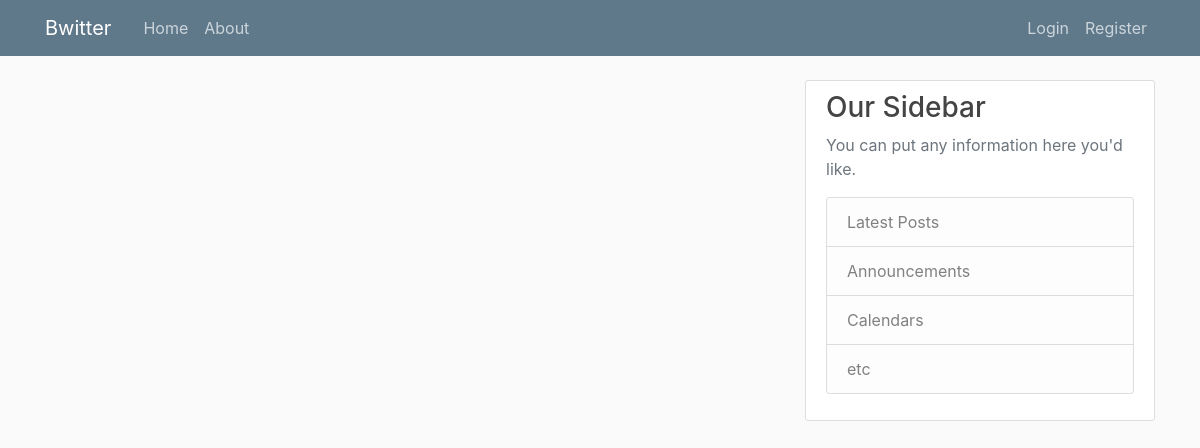
Page /home/ on the earlier database version.
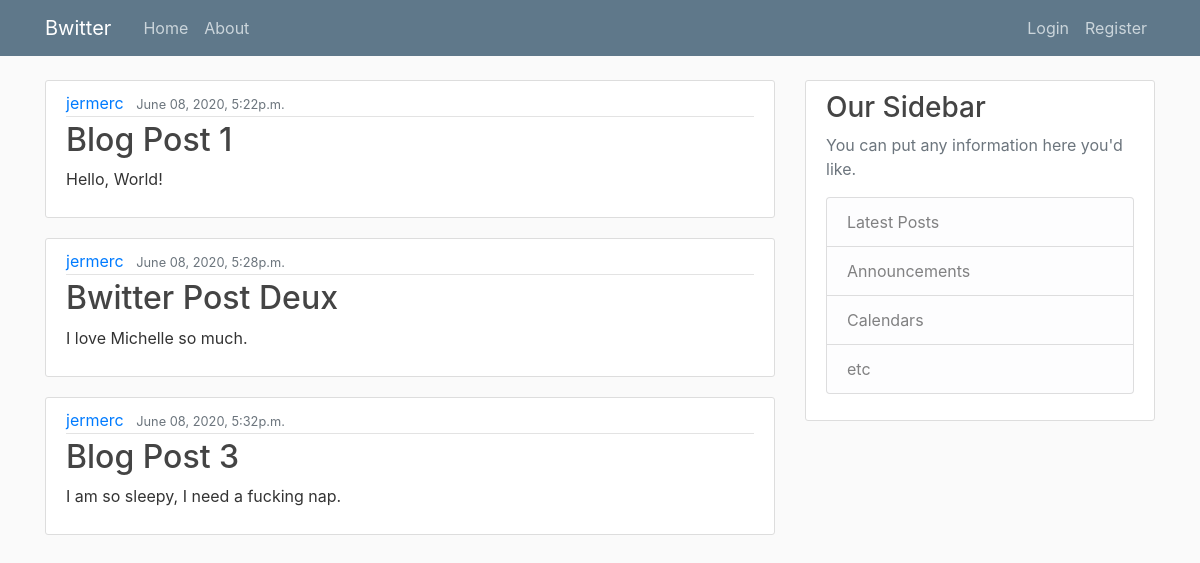
Same page on the later database version.
### bwitter/models.py (models this page shows, shortened)
class Post(models.Model):
    title = models.CharField(max_length=100)
    content = models.TextField()
    date_posted = models.DateTimeField(default=timezone.now)
    author = models.ForeignKey(User, on_delete=models.CASCADE)

### bwitter/views.py (the view)
# urls.py: path('home/', views.home, name='bwitter-home'),
def home(request):
    context = {
        'posts': Post.objects.all(),
        'title': 'Bwitter Home'
    }
    response = render(request, 'bwitter/home.html', context)
    return response

### bwitter/templates/bwitter/home.html
{% extends "bwitter/base.html" %}
{% block content %}
    {% for post in posts %}
        <article class="media content-section">
            <div class="media-body">
                <div class="article-metadata">
                    <a class="mr-2" href="#">{{ post.author }}</a>
                    <small class="text-muted">{{ post.date_posted|date:"F d, Y, fa" }}</small>
                </div>
                <h2><a class="article-title" href="#">{{ post.title }}</a></h2>
                <p class="article-content">{{ post.content }}</p>
            </div>
        </article>
    {% endfor %}
{% endblock %}

### bwitter/templates/bwitter/base.html (shortened to what this page needs)
{% load static %}
<!doctype html>
<html lang="en">
  <head>
    <link rel="stylesheet" href="https://maxcdn.bootstrapcdn.com/bootstrap/4.0.0/css/bootstrap.min.css">
    <link rel="stylesheet" type="text/css" href="{% static 'bwitter/main.css' %}">
  </head>
  <body>
    <header class="site-header">
      <nav class="navbar navbar-expand-md navbar-dark bg-steel fixed-top">
        <div class="container">
          <a class="navbar-brand mr-4" href="/">Bwitter</a>
          <div class="collapse navbar-collapse" id="navbarToggle">
            <div class="navbar-nav mr-auto">
              <a class="nav-item nav-link" href="{% url 'bwitter-home' %}">Home</a>
              <a class="nav-item nav-link" href="{% url 'bwitter-about' %}">About</a>
            </div>
            <div class="navbar-nav">
              <a class="nav-item nav-link" href="#">Login</a>
              <a class="nav-item nav-link" href="{% url 'Register' %}">Register</a>
            </div>
          </div>
        </div>
      </nav>
    </header>
    <main role="main" class="container">
        <div class="row">
            <div class="col-md-8">
            {% block content %}{% endblock %}
            </div>
            <div class="col-md-4">
            <div class="content-section">
                <h3>Our Sidebar</h3>
                <p class='text-muted'>You can put any information here you'd like.
                <ul class="list-group">
                    <li class="list-group-item list-group-item-light">Latest Posts</li>
                    <li class="list-group-item list-group-item-light">Announcements</li>
                    <li class="list-group-item list-group-item-light">Calendars</li>
                    <li class="list-group-item list-group-item-light">etc</li>
                </ul>
                </p>
            </div>
            </div>
        </div>
    </main>
  </body>
</html>

### bwitter/static/bwitter/main.css (style rules this page uses)
body { background: #fafafa; color: #333333; margin-top: 5rem; }
h1, h2, h3, h4, h5, h6 { color: #444444; }
ul { margin: 0; }
.bg-steel { background-color: #5f788a; }
.site-header .navbar-nav .nav-link { color: #cbd5db; }
.content-section { background: #ffffff; padding: 10px 20px; border: 1px solid #dddddd; border-radius: 3px; margin-bottom: 20px; }
.article-title { color: #444444; }
.article-content { white-space: pre-line; }
.article-metadata { padding-bottom: 1px; margin-bottom: 4px; border-bottom: 1px solid #e3e3e3 }

Differences in the rows shown:
added Post: author "jermerc", date_posted "June 08, 2020, 5:22p.m.", title "Blog Post 1", content "Hello, World!"
added Post: author "jermerc", date_posted "June 08, 2020, 5:28p.m.", title "Bwitter Post Deux", content "I love Michelle so much."
added Post: author "jermerc", date_posted "June 08, 2020, 5:32p.m.", title "Blog Post 3", content "I am so sleepy, I need a fucking nap."
